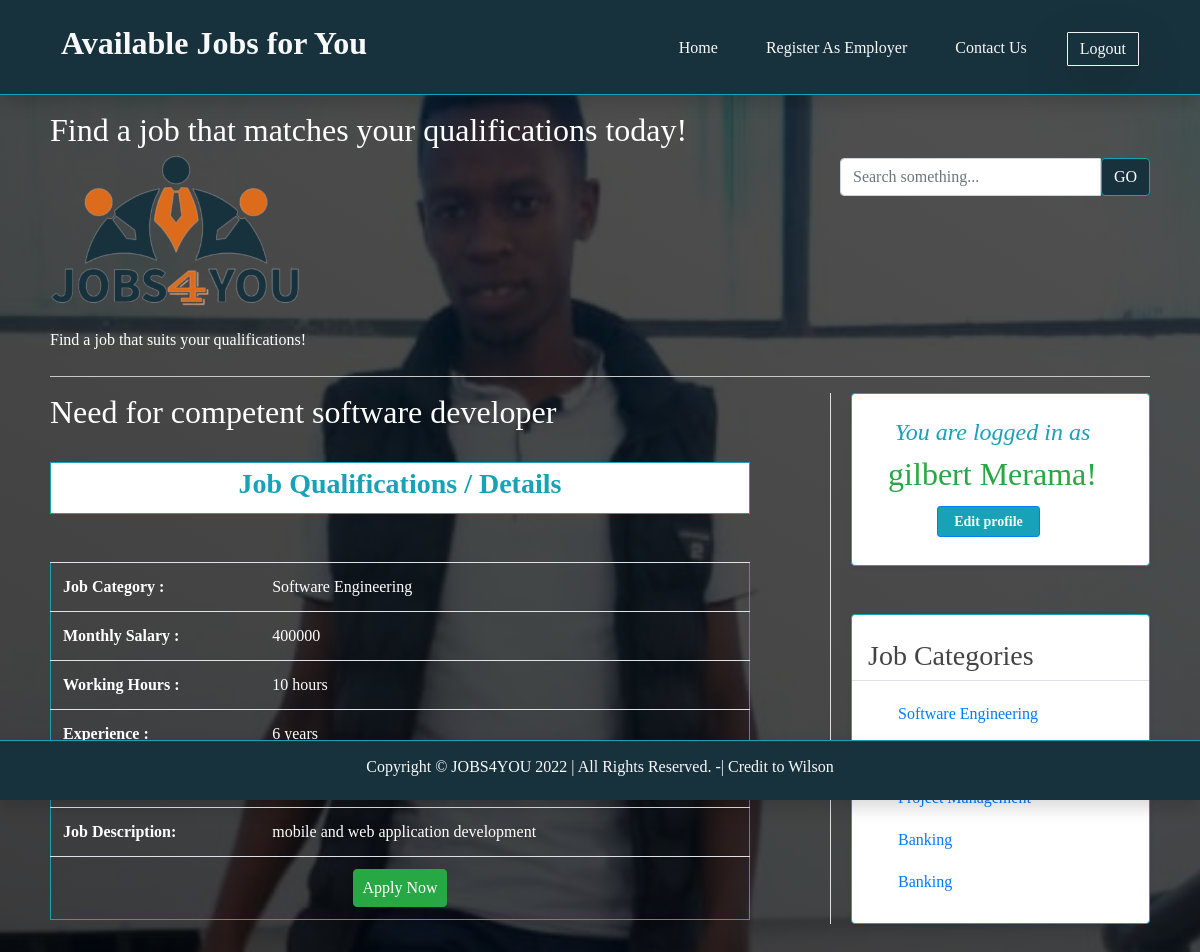
/job_details.php?id=21 (signed in), run on the app's committed database.
### tables this page shows
CREATE TABLE `jobs` (
  `j_id` int(4) NOT NULL,
  `j_category` varchar(100) NOT NULL,
  `j_owner_name` varchar(50) NOT NULL,
  `j_title` varchar(100) NOT NULL,
  `j_hours` int(3) NOT NULL,
  `j_salary` int(10) NOT NULL,
  `j_experience` int(3) NOT NULL,
  `j_discription` varchar(300) NOT NULL,
  `j_city` varchar(50) NOT NULL,
  `j_active` int(1) NOT NULL DEFAULT 0
);

CREATE TABLE `categories` (
  `cat_id` int(4) NOT NULL,
  `cat_nm` varchar(30) NOT NULL
);

### job_details.php (the view, shortened to what this page needs)
<?php session_start();
$link = mysqli_connect("localhost", "root", "", "jobs4you") or die("can not connect");
$q = "select * from jobs where j_id =". $_GET['id'];
$res = $link->query($q) or die("Wrong Query");
$row = mysqli_fetch_assoc($res);
include("includes/header.inc.php");
?>
<div id="header-wrapper">
	<div id="header">
		<div id="menu">
			<?php
			include("includes/menu.inc.php");
			?>
		</div>
		<div id="search">
			<?php
			include("search.inc.php");
			?>
		</div>
	</div>
</div>
<div id="logo">
	<?php
	include("includes/logo.inc.php");
	?>
</div>
<div id="wrapper">
	<div id="page">
		<div id="page-bgtop">
			<hr />
			<div id="content">
				<div class="post">
					<h2 class="title">
						<centre><?php echo $row['j_title']; ?></centre>
					</h2>
					<p class="meta"></p>
					<div class="entry">
						<div class="card rounded-0">
							<h3 class="text-info text-center px-2 py-1">
								<b> Job Qualifications / Details</b>
							</h3>
						</div>
						<table class="table text-light border border-info" width="100%">
							<?php
							echo '<tr><td width="30%"><b>Job Category :</b><br><td>' . $row['j_category'] . '</td></tr>
								<tr><td><b>Monthly Salary :</b></td><td>' . $row['j_salary'] . '</td></tr>
								<tr><td><b>Working Hours :</b></td><td>' . $row['j_hours'] . ' hours</td></tr>
								<tr><td><b>Experience :</b></td><td>' . $row['j_experience'] . ' years</td></tr>
								<tr><td><b>Job Location :</b></td><td>' . $row['j_city'] . '</td></tr>
								<tr><td><b>Job Description:</b></td><td>' . $row['j_discription'] . '</tr>
								';
							?>
							<br>
							<br>
							<?php
							if (isset($_SESSION['status']) && $_SESSION['cat'] == "employee") {
								echo '<tr><td colspan="2"><center><a class="btn btn-md btn-success px-2" href="process_apply.php?jid=' . $row['j_id'] . '"> Apply Now</center></td></tr></a>';
							}
							?>
						</table>
					</div>
				</div>
			</div>
			<div id="sidebar">
				<?php
				include("includes/sidebar.inc.php");
				?>
			</div>
		</div>
	</div>
</div>
<div id="footer-bgcontent">
	<div id="footer">
		<?php
		include("includes/footer.inc.php");
		?>

### includes/header.inc.php (shortened to what this page needs)
<!DOCTYPE html>
<html lang="en">
<head>
    <link href="style.css" rel="stylesheet" type="text/css" media="screen" />
    <link href="bootstrap/bootstrap.min.css" rel="stylesheet" type="text/css" media="screen" />
</head>
<body class="container-fluid p-0">
    <nav class="navbar navbar-expand-lg p-4  shadow border-bottom border-info">
        <div class="container mx-auto">
            <div class="navbar-header d-flex">
                <div class="pl-3">
                    <?php
                    if (isset($_SESSION['employer']))
                        echo '<h2 class="text-light text-left">Hi <b>'.ucfirst($_SESSION['fnm']).' !</h2>';
                    else {
                        echo '<h2 class="text-light"><b>Available Jobs for You</b></h2>';
                    }
                    ?>
                </div>
            </div>
            <div class="collapse navbar-collapse mx-auto" id="collapsiblenavbar">
                <ul class="navbar-nav pt-1 ml-auto">
                    <?php
                    if (isset($_SESSION['employer'])) {
                        echo '
                            <li class="nav-item px-3">
                                <a class="nav-link text-light" href="index.php">Home</a>
                            </li>
                            <li class="nav-item px-3">
                                <a class="nav-link text-light" href="register-employee.php">Register Employee</a>
                            </li>
                            <li class="nav-item px-3">
                                <a class="nav-link text-light" href="postjob.php">Post Job</a>
                            </li>
                            <li class="nav-item px-3">
                                <a class="nav-link text-light" href="manage.php">Manage Job</a>
                            </li>
                            <li class="nav-item px-3">
                                <a class="nav-link text-light" href="contact.php">Contact Us </a>
                            </li>
                           <li class="nav-item px-3">
                                <a href="process_logout.php" class="btn btn-default shadow-lg text-light btn-log py-1 my-1">Logout</a>
                            </li> ';
                    } else if (isset($_SESSION['employee'])) {
                        echo '
                            <li class="nav-item px-3">
                                <a class="nav-link text-light" href="index.php">Home</a>
                            </li>
                            <li class="nav-item px-3">
                                <a class="nav-link text-light" href="register-employer.php">Register As Employer </a>
                            </li>
                            <li class="nav-item px-3">
                                <a class="nav-link text-light" href="contact.php">Contact Us </a>
                            </li>
                            <li class="nav-item px-3">
                                <a href="process_logout.php" class="btn btn-default shadow-lg text-light btn-log py-1 my-1">Logout</a>
                            </li>';
                    }
                    ?>
                </ul>
            </div>
        </div>
    </nav>

### includes/menu.inc.php
<h2 class="pt-3 " style="color:#fff">
<?php
	if (isset($_SESSION['employer']))
	echo '<marquee onmouseover="this.stop();" onmouseout="this.start();" behavior="alternate">Create more Job opportunities in the Community!</marquee>';
	else{
	echo '<marquee onmouseover="this.stop();" onmouseout="this.start();" behavior="alternate">Find a job that matches your qualifications today!</marquee>';
	}
	?>
</h2>

### search.inc.php
<form class="form-group" method="get" action="findjobs.php">
	<div class="input-group">
		<input id="search-input" name="search" type="search" class="form-control" placeholder="Search something..."autocomplete="off">
		<button id="search-button" type="submit" class="btn btn-info">
			GO
		</button>
	</div>
</form>

### includes/logo.inc.php
<div class="pb-5">
    <img src="images/jobs4you-logo.png" alt="" width="250">
 <?php
    if (isset($_SESSION['employer']))
    echo '<h6 class="text-white pt-4">Create more Job opportunities in the Community!</h6>';
    else{
    echo '<h6 class="text-white pt-4">Find a job that suits your qualifications!</h6>';
    }
    ?>
</div>

### includes/sidebar.inc.php (shortened to what this page needs)
<div class="card shadow-sm pr-3 py-4">
	<?php
	if (isset($_SESSION['status'])) {
		echo '<h4 class="title text-info text-center"><i>You are logged in as</h4></i>';
		echo '<h2 class="title text-success text-center">' . $_SESSION['fnm'] . ' ' . $_SESSION['lnm'] . '!</h2>';
		if (isset($_SESSION['employee'])) {
			echo '<div class="col-6 mx-auto">
		         <a href="#editEmployeeProfile" data-toggle="modal" data-target="#editEmployeeProfile" class="btn btn-sm rounded-sm bg-info font-weight-bold text-light border-primary btn-log py-1 px-3 my-1">Edit profile</a></div>';
		} elseif (isset($_SESSION['employer'])) {
			echo '<div class="col-6 mx-auto">
		         <a href="#editEmployerProfile" data-toggle="modal" data-target="#editEmployerProfile" class="btn btn-sm rounded-sm bg-info font-weight-bold text-light border-primary btn-log py-1 px-3 my-1">Edit profile</a></div>';
		}
	}
	?>
</div>
<?php
if (isset($_SESSION['employee'])) {
	echo '<div class="card shadow-sm mt-5 py-4">
	<h3 class="px-3 border-bottom pb-2">Job Categories </h3>
	<ul class="pl-3">';
	$link = mysqli_connect("localhost", "root", "", "jobs4you") or die("can not connect");
	$q = "select * from categories";
	$res = $link->query($q) or die("can't connect");
	while ($row = mysqli_fetch_assoc($res)) {
		echo '<li class="mb-2 pt-3"><a href="jobs_by_category.php?cat=' . $row['cat_nm'] . '">' . $row['cat_nm'] . '</a></li>';
	}
	echo '
</ul>
</div>';
} else {
	return 0;
}
?>

### includes/footer.inc.php (shortened to what this page needs)
<div class="shadow border-top border-info py-3 text-light" style="background:#18323d;">
	<h6>
		<centre>Copyright © JOBS4YOU 2022 | All Rights Reserved. -| Credit to Wilson</centre>
	</h6>
</div>
<body>
</html>

### style.css (style rules this page uses)
body { margin: 0px; padding: 0; background: linear-gradient(30deg, rgb(0,0,0,.76), rgba(0, 0, 0, 0.678)), url("images/wilson.jpg"); background-position-x: 50%; background-position-y: 30%; background-repeat: no-repeat; background-attachment: fixed; background-size: cover; font-family: "Alegreya"!important; font-size: 12px; color: #0e4456; }
td { color: #fff; }
nav { background: #18323d; }
.btn-info { background-color: #18323d !important; }
.card { border: 1px solid #17a2b8 !important; }
hr { background-color: #dfdfdf !important; height: 1px; }
h1, h2, h3 { color: #444; }
a { color: #0e4456; }
#wrapper { margin: 0px; padding: 30px 0px 0px 0px; }
#header-wrapper { margin: 0px; padding: 0px; }
#header { width: 1100px; height: 60px; margin: 0 auto; }
#search { float: right; width: 310px; }
#page { width: 1100px; margin: 0 auto; padding: 0px; }
#logo { width: 1100px; height: 175px; margin: 0 auto; }
#content { float: left; width: 700px; }
.post { margin-bottom: 45px; }
.post .title { height: 30px; color: #fff; }
.post .meta { margin-left: 2px; padding: 15px 0px 0px; color: #333; font-style: italic; text-transform: lowercase; }
#sidebar { float: right; width: 320px; font-size: 12px; padding-left: 20px; margin-top: 0px; border-left: 1px solid #dfdfdf; position: relative !important; }
#page { position: relative !important; margin-bottom: 30px; }
#sidebar ul { margin: 0px 0px 0px 30px; padding: 0; list-style: none; line-height: normal; }
#sidebar ul li { font-size: 16px; font-weight: 300; }
::marker { color:#fff; }
#footer { padding: 20px 0; text-align: center; position: fixed; top: 90vh; bottom: 0vh; right: 0; left: 0; }

### includes/header.inc.php (style rules this page uses)
.btn-log { border: 1px solid #f2f2f2; border-radius: 1px; }

### data on the page
jobs: j_title "Need for competent software developer", j_category "Software Engineering", j_salary "400000", j_hours "10", j_experience "6", j_discription "mobile and web application development"
categories: cat_nm "Software Engineering"
categories: cat_nm "Banking"
categories: cat_nm "Banking"

### other printed values
$_SESSION['fnm'] "gilbert"
$_SESSION['lnm'] "Merama"
